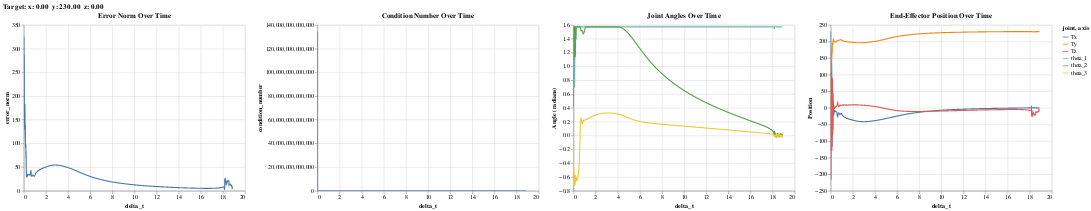

Notebook cell for this chart:
### Code cell
joint_angles = ['theta_1', 'theta_2', 'theta_3']
end_effector_position = ['Tx', 'Ty', 'Tz']
joint_angles_df = analytics_df[joint_angles + ['delta_t']]
end_effector_position_df = analytics_df[end_effector_position + ['delta_t']]


error_chart = alt.Chart(analytics_df).mark_line().encode(
    x='delta_t:Q',
    y='error_norm:Q',
    tooltip=['delta_t', 'error_norm']
).properties(
    title='Error Norm Over Time'
).interactive()

condition_chart = alt.Chart(analytics_df).mark_line().encode(
    x='delta_t:Q',
    y='condition_number:Q',
    tooltip=['delta_t', 'condition_number']
).properties(
    title='Condition Number Over Time'
).interactive()


joint_angle_chart = alt.Chart(joint_angles_df).transform_fold(
    joint_angles,
    as_=['joint', 'angle']
).mark_line().encode(
    x='delta_t:Q',
    y=alt.Y('angle:Q', title='Angle (radians)'),
    color='joint:N',
    tooltip=['delta_t:Q', 'angle:Q']
).properties(
    title='Joint Angles Over Time'
).interactive()


position_chart = alt.Chart(end_effector_position_df).transform_fold(
    end_effector_position,
    as_=['axis', 'value']
).mark_line().encode(
    x='delta_t:Q',
    y=alt.Y('value:Q', title='Position'),
    color='axis:N',
    tooltip=['delta_t:Q', 'value:Q']
).properties(
    title='End-Effector Position Over Time'
).interactive()

dashboard = alt.hconcat(error_chart,condition_chart, joint_angle_chart, position_chart)

dashboard.title = f'Target: x: {target_ef[3]:.2f}  y: {target_ef[4]:.2f}  z: {target_ef[5]:.2f}'

dashboard.display()

### Figure 1 — Vega-Lite specification as saved in the notebook (floating-point values rounded to 4 significant figures; data arrays with more than 128 entries replaced by an {"elided": "..."} marker saying what was removed)
{"config": {"view": {"continuousWidth": 400, "continuousHeight": 300}}, "hconcat": [{"data": {"name": "data-c9856d49df35a2ec36ba7e80c278f307"}, "mark": "line", "encoding": {"tooltip": [{"field": "delta_t", "type": "quantitative"}, {"field": "error_norm", "type": "quantitative"}], "x": {"field": "delta_t", "type": "quantitative"}, "y": {"field": "error_norm", "type": "quantitative"}}, "selection": {"selector137": {"type": "interval", "bind": "scales", "encodings": ["x", "y"]}}, "title": "Error Norm Over Time"}, {"data": {"name": "data-c9856d49df35a2ec36ba7e80c278f307"}, "mark": "line", "encoding": {"tooltip": [{"field": "delta_t", "type": "quantitative"}, {"field": "condition_number", "type": "quantitative"}], "x": {"field": "delta_t", "type": "quantitative"}, "y": {"field": "condition_number", "type": "quantitative"}}, "selection": {"selector138": {"type": "interval", "bind": "scales", "encodings": ["x", "y"]}}, "title": "Condition Number Over Time"}, {"data": {"name": "data-78737cf6738d547f0e5f002cae49f34f"}, "mark": "line", "encoding": {"color": {"field": "joint", "type": "nominal"}, "tooltip": [{"field": "delta_t", "type": "quantitative"}, {"field": "angle", "type": "quantitative"}], "x": {"field": "delta_t", "type": "quantitative"}, "y": {"field": "angle", "title": "Angle (radians)", "type": "quantitative"}}, "selection": {"selector139": {"type": "interval", "bind": "scales", "encodings": ["x", "y"]}}, "title": "Joint Angles Over Time", "transform": [{"fold": ["theta_1", "theta_2", "theta_3"], "as": ["joint", "angle"]}]}, {"data": {"name": "data-7cfe0491b9d9dd55efe56dd9e4986841"}, "mark": "line", "encoding": {"color": {"field": "axis", "type": "nominal"}, "tooltip": [{"field": "delta_t", "type": "quantitative"}, {"field": "value", "type": "quantitative"}], "x": {"field": "delta_t", "type": "quantitative"}, "y": {"field": "value", "title": "Position", "type": "quantitative"}}, "selection": {"selector140": {"type": "interval", "bind": "scales", "encodings": ["x", "y"]}}, "title": "End-Effector Position Over Time", "transform": [{"fold": ["Tx", "Ty", "Tz"], "as": ["axis", "value"]}]}], "title": "Target: x: 0.00  y: 230.00  z: 0.00", "$schema": "https://vega.github.io/schema/vega-lite/v4.17.0.json", "datasets": {"data-c9856d49df35a2ec36ba7e80c278f307": {"elided": "1889 records"}, "data-78737cf6738d547f0e5f002cae49f34f": {"elided": "1889 records"}, "data-7cfe0491b9d9dd55efe56dd9e4986841": {"elided": "1889 records"}}}
